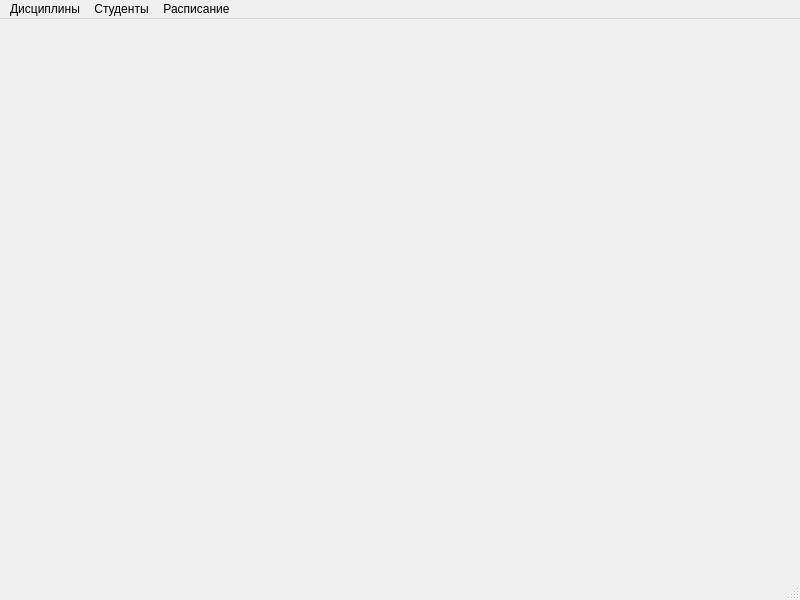
<?xml version="1.0" encoding="UTF-8"?>
<ui version="4.0">
 <class>MainWindow</class>
 <widget class="QMainWindow" name="MainWindow">
  <property name="geometry">
   <rect>
    <x>0</x>
    <y>0</y>
    <width>800</width>
    <height>600</height>
   </rect>
  </property>
  <property name="windowTitle">
   <string>MainWindow</string>
  </property>
  <widget class="QWidget" name="centralwidget"/>
  <widget class="QMenuBar" name="menubar">
   <property name="geometry">
    <rect>
     <x>0</x>
     <y>0</y>
     <width>800</width>
     <height>22</height>
    </rect>
   </property>
   <widget class="QMenu" name="menu">
    <property name="title">
     <string>Дисциплины</string>
    </property>
    <addaction name="action"/>
    <addaction name="action_2"/>
   </widget>
   <widget class="QMenu" name="menu_2">
    <property name="title">
     <string>Студенты</string>
    </property>
   </widget>
   <widget class="QMenu" name="menu_3">
    <property name="title">
     <string>Расписание</string>
    </property>
   </widget>
   <addaction name="menu"/>
   <addaction name="menu_2"/>
   <addaction name="menu_3"/>
  </widget>
  <widget class="QStatusBar" name="statusbar"/>
  <action name="action">
   <property name="text">
    <string>Добавить</string>
   </property>
  </action>
  <action name="action_2">
   <property name="text">
    <string>Посмотреть список</string>
   </property>
  </action>
 </widget>
 <resources/>
 <connections/>
</ui>
